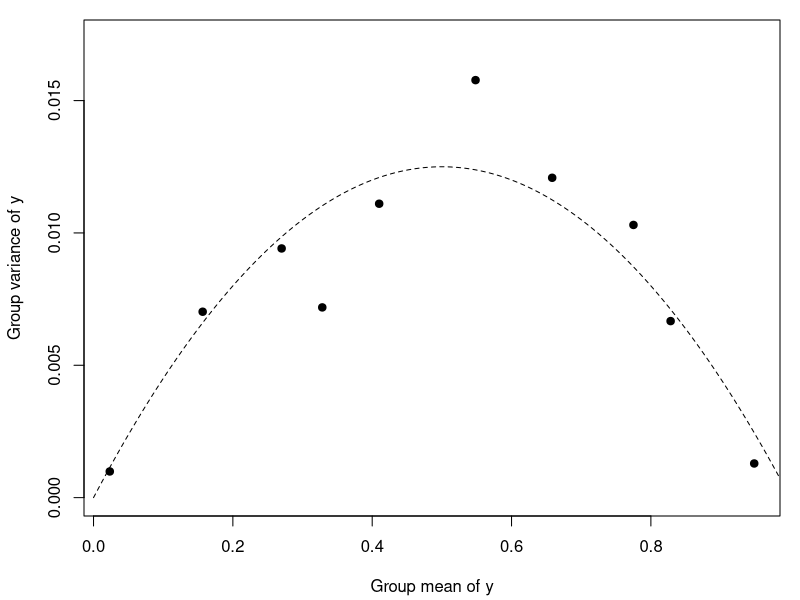
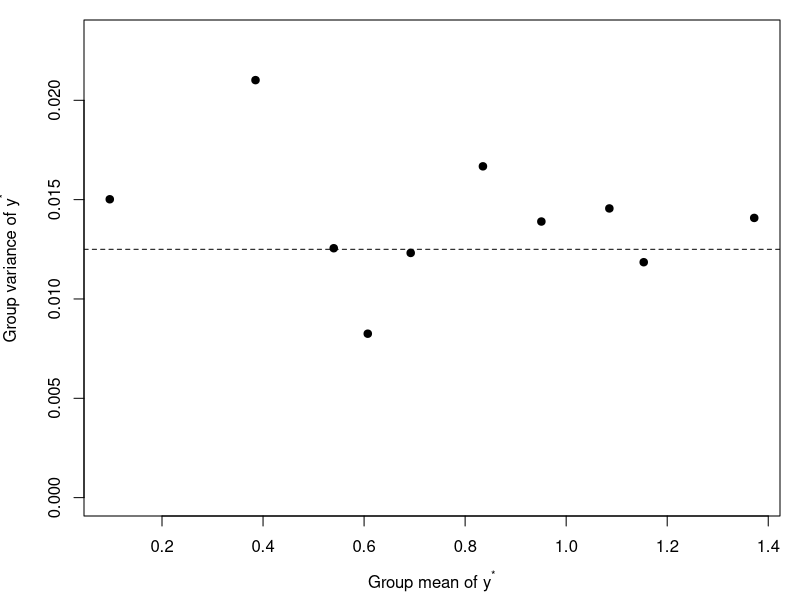
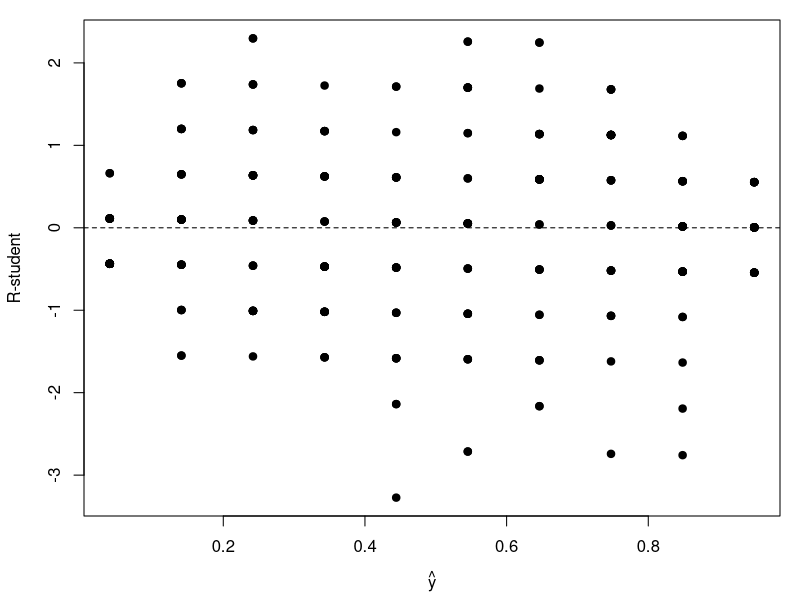
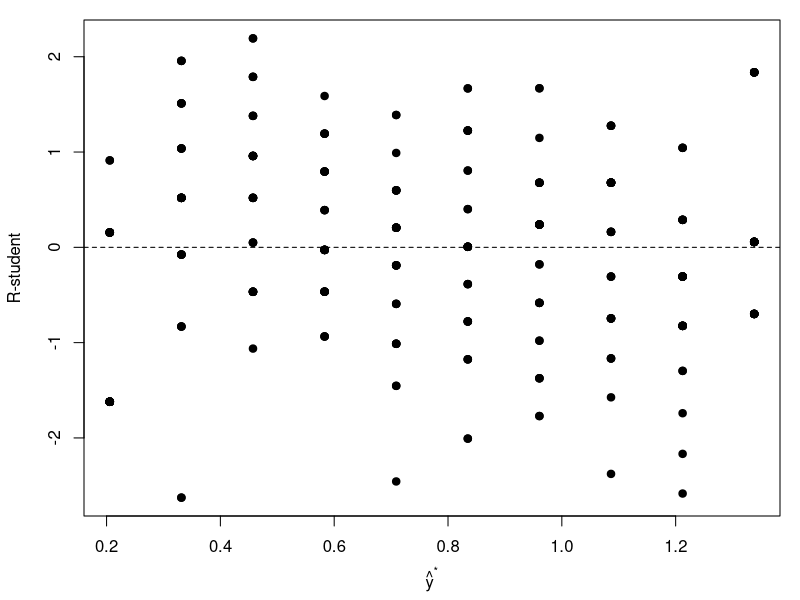

These charts were generated, in order, by the following R code:
# Simulated binomial proportions: arcsine square-root transformation
# (variance-stabilizing transformation for binomial proportions, MPV Table 5.1)

plot_pdf <- function(file, expr, w = 5, h = 4) {
    pdf(file, width = w, height = h)
    par(mar = c(4.2, 4.2, 1, 1))
    force(expr)
    dev.off()
}

set.seed(2026)
m <- 20                                   # trials per observation
levels_x <- seq(0, 1, length.out = 10)    # 10 design points
reps <- 30                                # replicates per design point
x <- rep(levels_x, each = reps)
p <- 0.05 + 0.90 * x                      # true success probability, linear in x
y <- rbinom(length(x), size = m, prob = p) / m
sim <- data.frame(x = x, p = p, y = y, y_star = asin(sqrt(y)))
write.csv(sim, "arcsine-simulated.csv", row.names = FALSE)

# ---- Sample variance of y within each design point vs. group mean ----
grp <- aggregate(
    cbind(y, y_star) ~ x,
    data = sim,
    FUN = function(v) c(mean = mean(v), var = var(v))
)

grp <- do.call(data.frame, grp)
names(grp) <- c("x", "y_mean", "y_var", "ystar_mean", "ystar_var")
print(grp, digits = 3)

pg <- seq(0, 1, length.out = 200)

plot_pdf("as_variance_original.pdf", {
    plot(grp$y_mean, grp$y_var, pch = 19, ylim = c(0, max(grp$y_var) * 1.1),
         xlab = "Group mean of y", ylab = "Group variance of y")
    lines(pg, pg * (1 - pg) / m, lty = 2)
})


plot_pdf("as_variance_transformed.pdf", {
    plot(grp$ystar_mean, grp$ystar_var, pch = 19,
         ylim = c(0, max(grp$ystar_var) * 1.1),
         xlab = expression("Group mean of " * y^"*"),
         ylab = expression("Group variance of " * y^"*"))
    abline(h = 1 / (4 * m), lty = 2)
})


# ---- Regression fits and residual plots ----
fit0 <- lm(y ~ x, data = sim)
fit_as <- lm(y_star ~ x, data = sim)
print(summary(fit0))
print(summary(fit_as))

plot_pdf("as_rstudent_original.pdf", {
    plot(fitted(fit0), rstudent(fit0), pch = 19,
         xlab = expression(hat(y)), ylab = "R-student")
    abline(h = 0, lty = 2)
})


plot_pdf("as_rstudent_transformed.pdf", {
    plot(fitted(fit_as), rstudent(fit_as), pch = 19,
         xlab = expression(hat(y)^"*"), ylab = "R-student")
    abline(h = 0, lty = 2)
})
